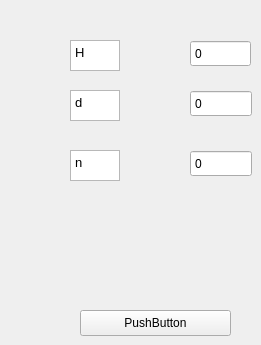
    <widget class="QWidget" name="Simple_Gear">
     <widget class="QTextBrowser" name="ntext_3">
      <property name="geometry">
       <rect>
        <x>70</x>
        <y>150</y>
        <width>50</width>
        <height>31</height>
       </rect>
      </property>
      <property name="html">
       <string>&lt;!DOCTYPE HTML PUBLIC &quot;-//W3C//DTD HTML 4.0//EN&quot; &quot;http://www.w3.org/TR/REC-html40/strict.dtd&quot;&gt;
&lt;html&gt;&lt;head&gt;&lt;meta name=&quot;qrichtext&quot; content=&quot;1&quot; /&gt;&lt;style type=&quot;text/css&quot;&gt;
p, li { white-space: pre-wrap; }
&lt;/style&gt;&lt;/head&gt;&lt;body style=&quot; font-family:'Ubuntu'; font-size:10pt; font-weight:400; font-style:normal;&quot;&gt;
&lt;p style=&quot; margin-top:0px; margin-bottom:0px; margin-left:0px; margin-right:0px; -qt-block-indent:0; text-indent:0px;&quot;&gt;n&lt;/p&gt;&lt;/body&gt;&lt;/html&gt;</string>
      </property>
     </widget>
     <widget class="QTextBrowser" name="dtext_4">
      <property name="geometry">
       <rect>
        <x>70</x>
        <y>90</y>
        <width>50</width>
        <height>31</height>
       </rect>
      </property>
      <property name="html">
       <string>&lt;!DOCTYPE HTML PUBLIC &quot;-//W3C//DTD HTML 4.0//EN&quot; &quot;http://www.w3.org/TR/REC-html40/strict.dtd&quot;&gt;
&lt;html&gt;&lt;head&gt;&lt;meta name=&quot;qrichtext&quot; content=&quot;1&quot; /&gt;&lt;style type=&quot;text/css&quot;&gt;
p, li { white-space: pre-wrap; }
&lt;/style&gt;&lt;/head&gt;&lt;body style=&quot; font-family:'Ubuntu'; font-size:10pt; font-weight:400; font-style:normal;&quot;&gt;
&lt;p style=&quot; margin-top:0px; margin-bottom:0px; margin-left:0px; margin-right:0px; -qt-block-indent:0; text-indent:0px;&quot;&gt;d&lt;/p&gt;&lt;/body&gt;&lt;/html&gt;</string>
      </property>
     </widget>
     <widget class="QTextBrowser" name="htext_5">
      <property name="geometry">
       <rect>
        <x>70</x>
        <y>40</y>
        <width>50</width>
        <height>31</height>
       </rect>
      </property>
      <property name="styleSheet">
       <string notr="true">&lt;!DOCTYPE html&gt;
&lt;html lang=&quot;en&quot;&gt;
&lt;head&gt;
    &lt;meta charset=&quot;UTF-8&quot;&gt;
    &lt;meta name=&quot;viewport&quot; content=&quot;width=device-width, initial-scale=1.0&quot;&gt;
    &lt;title&gt;Styled Spinbox Example&lt;/title&gt;
    &lt;style&gt;
        body {
            font-family: Arial, sans-serif;
            background-color: #f4f4f4;
            display: flex;
            justify-content: center;
            align-items: center;
            height: 100vh;
        }
        .spinbox-container {
            display: flex;
            align-items: center;
            background-color: #ffffff;
            border: 2px solid #007bff;
            border-radius: 5px;
            overflow: hidden;
        }
        input[type=&quot;number&quot;] {
            width: 60px;
            border: none;
            text-align: center;
            padding: 10px;
            font-size: 16px;
        }
        button {
            background-color: #007bff;
            color: white;
            border: none;
            padding: 10px 15px;
            cursor: pointer;
        }
        button:hover {
            background-color: #0056b3;
        }
    &lt;/style&gt;
&lt;/head&gt;
&lt;body&gt;
    &lt;div class=&quot;spinbox-container&quot;&gt;
        &lt;button onclick=&quot;decrement()&quot;&gt;-&lt;/button&gt;
        &lt;input type=&quot;number&quot; id=&quot;spinbox&quot; value=&quot;0&quot; min=&quot;0&quot; max=&quot;100&quot; step=&quot;1&quot;&gt;
        &lt;button onclick=&quot;increment()&quot;&gt;+&lt;/button&gt;
    &lt;/div&gt;

    &lt;script&gt;
        function increment() {
            const spinbox = document.getElementById('spinbox');
            let value = parseInt(spinbox.value);
            if (value &lt; 100) {
                spinbox.value = value + 1;
            }
        }

        function decrement() {
            const spinbox = document.getElementById('spinbox');
            let value = parseInt(spinbox.value);
            if (value &gt; 0) {
                spinbox.value = value - 1;
            }
        }
    &lt;/script&gt;
&lt;/body&gt;
&lt;/html&gt;
</string>
      </property>
      <property name="html">
       <string>&lt;!DOCTYPE HTML PUBLIC &quot;-//W3C//DTD HTML 4.0//EN&quot; &quot;http://www.w3.org/TR/REC-html40/strict.dtd&quot;&gt;
&lt;html&gt;&lt;head&gt;&lt;meta name=&quot;qrichtext&quot; content=&quot;1&quot; /&gt;&lt;style type=&quot;text/css&quot;&gt;
p, li { white-space: pre-wrap; }
&lt;/style&gt;&lt;/head&gt;&lt;body style=&quot; font-family:'Ubuntu'; font-size:10pt; font-weight:400; font-style:normal;&quot;&gt;
&lt;p style=&quot; margin-top:0px; margin-bottom:0px; margin-left:0px; margin-right:0px; -qt-block-indent:0; text-indent:0px;&quot;&gt;H&lt;/p&gt;&lt;/body&gt;&lt;/html&gt;</string>
      </property>
     </widget>
     <widget class="QDoubleSpinBox" name="HdoubleSpinBox">
      <property name="geometry">
       <rect>
        <x>190</x>
        <y>40</y>
        <width>61</width>
        <height>27</height>
       </rect>
      </property>
      <property name="autoFillBackground">
       <bool>false</bool>
      </property>
      <property name="wrapping">
       <bool>false</bool>
      </property>
      <property name="frame">
       <bool>true</bool>
      </property>
      <property name="buttonSymbols">
       <enum>QAbstractSpinBox::NoButtons</enum>
      </property>
      <property name="specialValueText">
       <string>0</string>
      </property>
      <property name="keyboardTracking">
       <bool>true</bool>
      </property>
      <property name="prefix">
       <string/>
      </property>
      <property name="decimals">
       <number>3</number>
      </property>
      <property name="minimum">
       <double>-1000000000000.000000000000000</double>
      </property>
      <property name="maximum">
       <double>1000000000000.000000000000000</double>
      </property>
      <property name="value">
       <double>-1000000000000.000000000000000</double>
      </property>
     </widget>
     <widget class="QDoubleSpinBox" name="DdoubleSpinBox">
      <property name="geometry">
       <rect>
        <x>190</x>
        <y>90</y>
        <width>62</width>
        <height>27</height>
       </rect>
      </property>
      <property name="buttonSymbols">
       <enum>QAbstractSpinBox::NoButtons</enum>
      </property>
      <property name="specialValueText">
       <string>0</string>
      </property>
      <property name="decimals">
       <number>3</number>
      </property>
      <property name="minimum">
       <double>-1000000000000.000000000000000</double>
      </property>
      <property name="maximum">
       <double>1000000000000.000000000000000</double>
      </property>
      <property name="value">
       <double>-1000000000000.000000000000000</double>
      </property>
     </widget>
     <widget class="QDoubleSpinBox" name="NdoubleSpinBox">
      <property name="geometry">
       <rect>
        <x>190</x>
        <y>150</y>
        <width>62</width>
        <height>27</height>
       </rect>
      </property>
      <property name="buttonSymbols">
       <enum>QAbstractSpinBox::NoButtons</enum>
      </property>
      <property name="specialValueText">
       <string>0</string>
      </property>
      <property name="accelerated">
       <bool>false</bool>
      </property>
      <property name="decimals">
       <number>3</number>
      </property>
      <property name="minimum">
       <double>-1000000000000.000000000000000</double>
      </property>
      <property name="maximum">
       <double>1000000000000.000000000000000</double>
      </property>
      <property name="value">
       <double>-1000000000000.000000000000000</double>
      </property>
     </widget>
     <widget class="QPushButton" name="pushButton_2">
      <property name="geometry">
       <rect>
        <x>80</x>
        <y>310</y>
        <width>151</width>
        <height>26</height>
       </rect>
      </property>
      <property name="text">
       <string>PushButton</string>
      </property>
     </widget>
    </widget>
